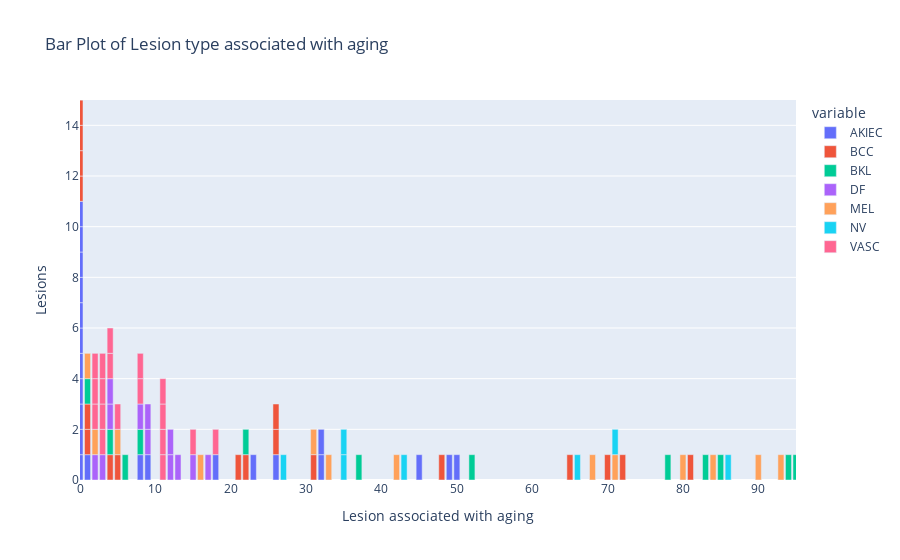

Notebook cell for this chart:
### Markdown cell above
The presence of one lesion does not indicate the existence of other lesions, as they arise from entirely different causal factors. As age increases, there is a general tendency for the number of lesions to rise as well.

### Code cell
fig = px.bar(age, x='age', y=age.columns[1:], title="Bar Plot of Lesion type associated with aging")
fig.update_layout(xaxis_title="Lesion associated with aging")
fig.update_layout(yaxis_title="Lesions")
fig.update_xaxes(range=[0, 95])
fig.update_yaxes(range=[0, 15])
fig.show()

### Figure 1 — Plotly figure (JSON) as saved in the notebook; plotly's stock layout.template omitted (floating-point values rounded to 4 significant figures)
{"data": [{"alignmentgroup": "True", "hovertemplate": "variable=AKIEC<br>value=%{x}<br>count=%{y}<extra></extra>", "legendgroup": "AKIEC", "marker": {"color": "#636efa", "pattern": {"shape": ""}}, "name": "AKIEC", "offsetgroup": "AKIEC", "orientation": "v", "showlegend": true, "textposition": "auto", "type": "bar", "x": [0, 0, 0, 0, 0, 0, 1, 0, 9, 8, 0, 0, 18, 0, 26, 0, 49, 32, 50, 45, 32, 23], "xaxis": "x", "y": [1, 1, 1, 1, 1, 1, 1, 1, 1, 1, 1, 1, 1, 1, 1, 1, 1, 1, 1, 1, 1, 1], "yaxis": "y"}, {"alignmentgroup": "True", "hovertemplate": "variable=BCC<br>value=%{x}<br>count=%{y}<extra></extra>", "legendgroup": "BCC", "marker": {"color": "#EF553B", "pattern": {"shape": ""}}, "name": "BCC", "offsetgroup": "BCC", "orientation": "v", "showlegend": true, "textposition": "auto", "type": "bar", "x": [0, 0, 0, 0, 1, 1, 4, 5, 21, 26, 0, 0, 26, 0, 22, 0, 31, 72, 81, 70, 65, 48], "xaxis": "x", "y": [1, 1, 1, 1, 1, 1, 1, 1, 1, 1, 1, 1, 1, 1, 1, 1, 1, 1, 1, 1, 1, 1], "yaxis": "y"}, {"alignmentgroup": "True", "hovertemplate": "variable=BKL<br>value=%{x}<br>count=%{y}<extra></extra>", "legendgroup": "BKL", "marker": {"color": "#00cc96", "pattern": {"shape": ""}}, "name": "BKL", "offsetgroup": "BKL", "orientation": "v", "showlegend": true, "textposition": "auto", "type": "bar", "x": [4, 1, 0, 0, 0, 0, 6, 22, 37, 52, 0, 8, 78, 0, 85, 0, 118, 94, 159, 140, 95, 83], "xaxis": "x", "y": [1, 1, 1, 1, 1, 1, 1, 1, 1, 1, 1, 1, 1, 1, 1, 1, 1, 1, 1, 1, 1, 1], "yaxis": "y"}, {"alignmentgroup": "True", "hovertemplate": "variable=DF<br>value=%{x}<br>count=%{y}<extra></extra>", "legendgroup": "DF", "marker": {"color": "#ab63fa", "pattern": {"shape": ""}}, "name": "DF", "offsetgroup": "DF", "orientation": "v", "showlegend": true, "textposition": "auto", "type": "bar", "x": [0, 0, 0, 0, 0, 2, 4, 12, 9, 12, 0, 0, 17, 0, 13, 0, 8, 15, 4, 9, 3, 0], "xaxis": "x", "y": [1, 1, 1, 1, 1, 1, 1, 1, 1, 1, 1, 1, 1, 1, 1, 1, 1, 1, 1, 1, 1, 1], "yaxis": "y"}, {"alignmentgroup": "True", "hovertemplate": "variable=MEL<br>value=%{x}<br>count=%{y}<extra></extra>", "legendgroup": "MEL", "marker": {"color": "#FFA15A", "pattern": {"shape": ""}}, "name": "MEL", "offsetgroup": "MEL", "orientation": "v", "showlegend": true, "textposition": "auto", "type": "bar", "x": [0, 1, 0, 0, 5, 16, 31, 33, 42, 68, 0, 0, 90, 0, 133, 2, 93, 114, 143, 84, 80, 71], "xaxis": "x", "y": [1, 1, 1, 1, 1, 1, 1, 1, 1, 1, 1, 1, 1, 1, 1, 1, 1, 1, 1, 1, 1, 1], "yaxis": "y"}, {"alignmentgroup": "True", "hovertemplate": "variable=NV<br>value=%{x}<br>count=%{y}<extra></extra>", "legendgroup": "NV", "marker": {"color": "#19d3f3", "pattern": {"shape": ""}}, "name": "NV", "offsetgroup": "NV", "orientation": "v", "showlegend": true, "textposition": "auto", "type": "bar", "x": [27, 71, 35, 66, 143, 192, 369, 615, 749, 983, 0, 0, 832, 43, 624, 0, 415, 321, 221, 202, 86, 35], "xaxis": "x", "y": [1, 1, 1, 1, 1, 1, 1, 1, 1, 1, 1, 1, 1, 1, 1, 1, 1, 1, 1, 1, 1, 1], "yaxis": "y"}, {"alignmentgroup": "True", "hovertemplate": "variable=VASC<br>value=%{x}<br>count=%{y}<extra></extra>", "legendgroup": "VASC", "marker": {"color": "#FF6692", "pattern": {"shape": ""}}, "name": "VASC", "offsetgroup": "VASC", "orientation": "v", "showlegend": true, "textposition": "auto", "type": "bar", "x": [4, 2, 2, 4, 3, 3, 5, 8, 3, 15, 0, 0, 11, 0, 18, 0, 8, 3, 11, 11, 11, 2], "xaxis": "x", "y": [1, 1, 1, 1, 1, 1, 1, 1, 1, 1, 1, 1, 1, 1, 1, 1, 1, 1, 1, 1, 1, 1], "yaxis": "y"}], "layout": {"barmode": "relative", "legend": {"title": {"text": "variable"}, "tracegroupgap": 0}, "title": {"text": "Bar Plot of Lesion type associated with aging"}, "xaxis": {"anchor": "y", "domain": [0, 1], "range": [0, 95], "title": {"text": "Lesion associated with aging"}}, "yaxis": {"anchor": "x", "domain": [0, 1], "range": [0, 15], "title": {"text": "Lesions"}}}}
